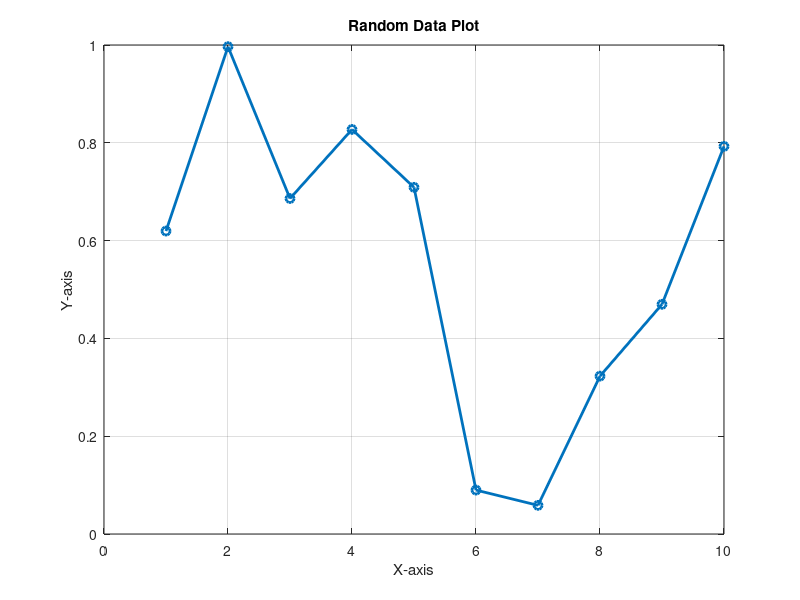

This chart was generated by the following MATLAB code: (Note: this script raises an error after producing the figure.)
%% MATLAB Automation Script
% This script generates random data, plots it, and saves the figure automatically

% Generate random data
x = 1:10;
y = rand(1,10); % 10 random numbers between 0 and 1

% Create a figure
figure;
plot(x, y, '-o', 'LineWidth', 2);
title('Random Data Plot');
xlabel('X-axis');
ylabel('Y-axis');
grid on;

% Save the figure automatically
outputFolder = 'plots';
if ~exist(outputFolder, 'dir')
    mkdir(outputFolder); % Create folder if it doesn't exist
end

filename = fullfile(outputFolder, 'random_plot.png');
saveas(gcf, filename);

disp(['Plot saved as ', filename]);

%% % histogram_demo.m
% histogram_auto.m
% Generate random data and plot a histogram, then save in 'plots' folder

% Generate random data
data = randn(1000,1);

% Create a histogram
figure;
histogram(data, 20); % 20 bins
title('Histogram of Random Data');
xlabel('Value');
ylabel('Frequency');

% Save the figure automatically
outputFolder = 'plots';
if ~exist(outputFolder, 'dir')
    mkdir(outputFolder); % Create folder if it doesn't exist
end

filename = fullfile(outputFolder, 'histogram_plot.png');
saveas(gcf, filename);

disp(['Plot saved as ', filename]);

%%
%% MATLAB Automation Script - Add Boxplot
% Generate random data
dataBox = randn(100,1);

% Create a boxplot
figure;
boxplot(dataBox);
title('Boxplot of Random Data');
ylabel('Value');

% Save the figure automatically
outputFolder = 'plots';
if ~exist(outputFolder, 'dir')
    mkdir(outputFolder); % Create folder if it doesn't exist
end

filenameBoxplot = fullfile(outputFolder, 'boxplot_random_data.png');
saveas(gcf, filenameBoxplot);

disp(['Boxplot saved as ', filenameBoxplot]);

%% MATLAB Automation Script - Sine Wave with Noise

% Parameters
fs = 1000;          % Sampling frequency
t = 0:1/fs:1;       % Time vector (1 second)
f = 5;              % Frequency of sine wave
noiseAmp = 0.3;     % Noise amplitude

% Generate clean sine wave
y_clean = sin(2*pi*f*t);

% Add random noise
y_noisy = y_clean + noiseAmp*randn(size(t));

% Plot noisy sine wave
figure;
plot(t, y_noisy, 'r', 'LineWidth', 1.5);
hold on;
plot(t, y_clean, 'b--', 'LineWidth', 1.5);
title('Noisy Sine Wave');
xlabel('Time (s)');
ylabel('Amplitude');
legend('Noisy', 'Clean');
grid on;

% Save the figure automatically
outputFolder = 'plots';
if ~exist(outputFolder, 'dir')
    mkdir(outputFolder);
end
filenameFig = fullfile(outputFolder, 'noisy_sine_wave.png');
saveas(gcf, filenameFig);
disp(['Figure saved as ', filenameFig]);

% Save data as CSV
data = [t' y_noisy'];
filenameCSV = fullfile(outputFolder, 'noisy_sine_wave_data.csv');
writematrix(data, filenameCSV);
disp(['Data saved as ', filenameCSV]);

%%
%% MATLAB Automation Script - Multi Dataset Analysis
% Generate multiple random datasets, plot boxplots, and save summary stats

numDatasets = 5;        % Number of datasets
datasetSize = 100;      % Size of each dataset
outputFolder = 'plots';

if ~exist(outputFolder, 'dir')
    mkdir(outputFolder);
end

summaryStats = zeros(numDatasets, 4); % columns: mean, std, min, max

for i = 1:numDatasets
    % Generate random data
    data = randn(datasetSize,1) + i; % slightly different mean per dataset
    
    % Boxplot
    figure;
    boxplot(data);
    title(['Dataset ', num2str(i), ' Boxplot']);
    ylabel('Value');
    
    % Save figure
    figFile = fullfile(outputFolder, ['boxplot_dataset_', num2str(i), '.png']);
    saveas(gcf, figFile);
    
    % Calculate summary stats
    summaryStats(i,:) = [mean(data), std(data), min(data), max(data)];
end

% Save summary stats as CSV
csvFile = fullfile(outputFolder, 'multi_dataset_summary.csv');
writematrix(summaryStats, csvFile);
disp(['Summary statistics saved as ', csvFile]);
disp('Multi-dataset boxplots saved in plots folder.');
